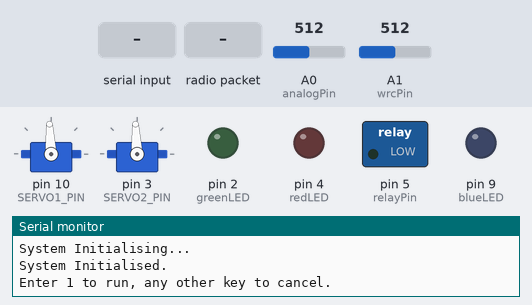
Simulated run of this sketch. Board: Arduino Uno, built with avr-gcc and run on an emulated ATmega328P. Parts: 2 × servo, switched loads named in the sketch (green lamp = pin HIGH), output pins drawn as LEDs (lit = HIGH), the last lines printed to the serial monitor. The test bench sets the inputs (shaded band); at power-on: A0 (analogPin) = 512, A1 (wrcPin) = 512. No radio packets arrive unless stated.

Above: at 3.4 s.
3.5 s: "1\n" received over Serial
At 4.5 s:
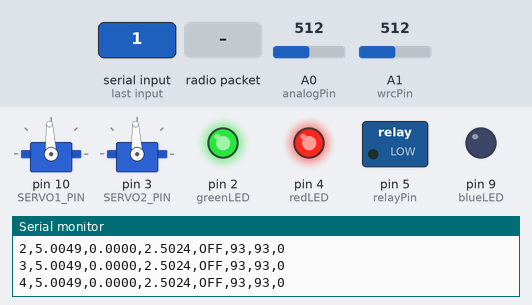
5.2 s: A0 (analogPin) set to 481
At 5.9 s:
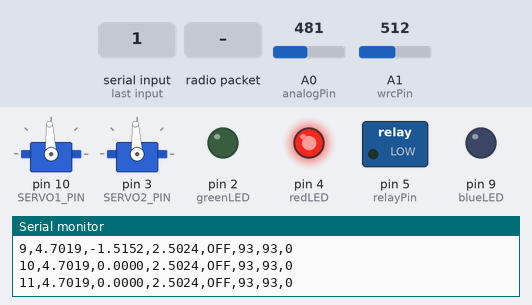
6.8 s: radio packet "0" arrives
At 7.8 s:
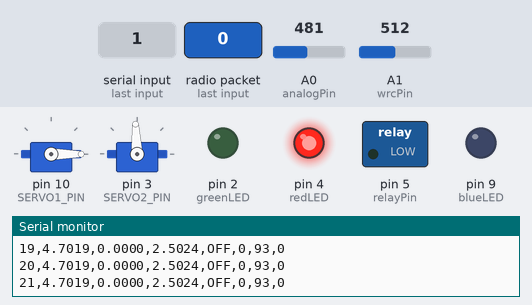
8.3 s: radio packet "200" arrives
At 9.0 s:
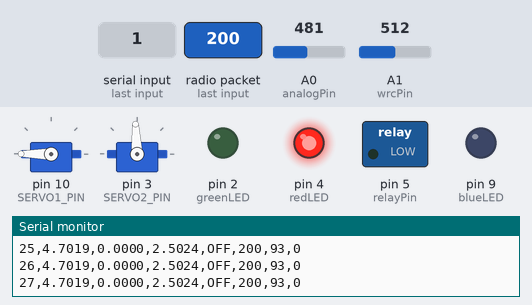
9.8 s: A0 (analogPin) set to 511
At 10.6 s:
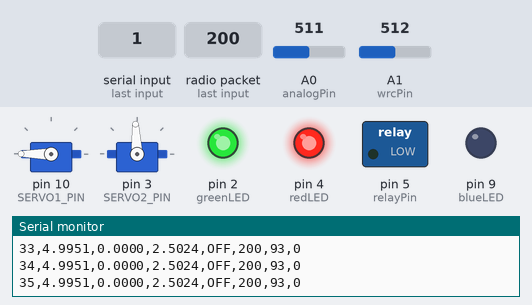
11.6 s: radio packet "1" arrives
At 12.7 s:
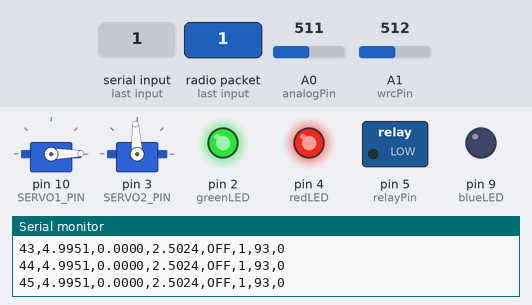
Timing chart, 0 to 14.1 s (numbered marks = the images above; inputs shaded):
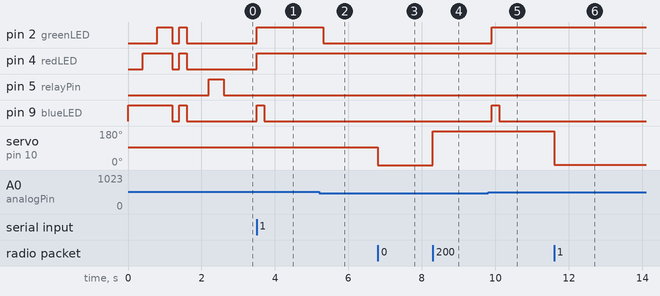

Measured:
- the behaviour switches between 492 and 491 on A0 (analogPin) (found by bisection; images 1 and 2)
- after the input at 3.5 s, pin 2 (greenLED), pin 4 (redLED): LOW → HIGH at once; pin 9 (blueLED): LOW → HIGH at once, → LOW 0.20 s later
- after the input at 5.2 s, pin 2 (greenLED): HIGH → LOW after 0.11 s
- after the input at 6.8 s, servo on pin 10 (SERVO1_PIN): 93° → 0° at once
- after the input at 8.3 s, servo on pin 10 (SERVO1_PIN): 0° → 180° at once
- after the input at 9.8 s, pin 2 (greenLED): LOW → HIGH after 0.11 s; pin 9 (blueLED): LOW → HIGH after 0.11 s, → LOW 0.20 s later
- after the input at 11.6 s, servo on pin 10 (SERVO1_PIN): 180° → 1° at once

The sketch:

SCCC_radio.ino
```cpp
#include <SPI.h>
#include <nRF24L01.h>
#include <RF24.h>
#include <Servo.h>

// ── Pin definitions ───────────────────────────────────────
const int analogPin = A0;   // supercap voltage sense
const int wrcPin    = A1;   // coil voltage sense
const int greenLED  = 2;
const int blueLED   = 9;
const int redLED    = 4;
const int relayPin  = 5;
#define SERVO1_PIN  10
#define SERVO2_PIN  3

// ── Tuning ────────────────────────────────────────────────
#define CHANGE_MIN      1     // suppress ±1 servo flicker
#define TRANSMIT_MS   200     // sensor report interval (ms)

// ── Objects ───────────────────────────────────────────────
RF24 radio(8, 7);
const byte addresses[][6] = {"00001", "00002"};
Servo leftServo, rightServo;

// ── State ─────────────────────────────────────────────────
int servo1 = 93, servo2 = 93, toggleState = 0;
int lastServo1 = 93, lastServo2 = 93;
int responseCode = 0;
float previous_vcap = 0.0;
int cycles = 0;
unsigned long lastTransmitTime = 0;

// ── Servo helpers ─────────────────────────────────────────
void applyServos() {
  leftServo.write(servo1);
  rightServo.write(servo2);
}

void parseMessage(char* buf) {
  char* token = strtok(buf, ",");
  if (token != NULL) { servo1     = atoi(token); token = strtok(NULL, ","); }
  if (token != NULL) { servo2     = atoi(token); token = strtok(NULL, ","); }
  if (token != NULL) { toggleState = atoi(token); }
}

// ── LED boot sequence ─────────────────────────────────────
void ledBoot() {
  int pins[] = {blueLED, redLED, greenLED};
  for (int i = 0; i < 3; i++) { digitalWrite(pins[i], HIGH); delay(400); }
  for (int f = 0; f < 3; f++) {
    for (int i = 0; i < 3; i++) digitalWrite(pins[i], f % 2 == 0 ? LOW : HIGH);
    delay(200);
  }
  for (int i = 0; i < 3; i++) digitalWrite(pins[i], LOW);
}

// ─────────────────────────────────────────────────────────
void setup() {
  Serial.begin(9600);
  Serial.println("System Initialising...");

  leftServo.attach(SERVO1_PIN);
  rightServo.attach(SERVO2_PIN);
  leftServo.write(93);   // match controller centre value
  rightServo.write(93);

  pinMode(greenLED, OUTPUT);
  pinMode(blueLED,  OUTPUT);
  pinMode(redLED,   OUTPUT);
  ledBoot();

  pinMode(relayPin, OUTPUT);
  digitalWrite(relayPin, LOW);
  delay(400); digitalWrite(relayPin, HIGH);
  delay(400); digitalWrite(relayPin, LOW);

  radio.begin();
  radio.setChannel(100);        // add this
  radio.setPayloadSize(20);
  radio.setPALevel(RF24_PA_LOW);
  radio.openReadingPipe(1, addresses[0]);
  radio.openWritingPipe(addresses[1]);
  radio.startListening();

  Serial.println("System Initialised.");
  Serial.println("Enter 1 to run, any other key to cancel.");
  while (Serial.available() == 0) {}
  if (Serial.parseInt() != 1) {
    Serial.println("Cancelled. Reset to retry.");
    while (true) {}   // halt
  }

  Serial.println("Ready.\n");
  Serial.println("Cycles,Voltage_V,Rate_V/s,Coil_V,Relay,Servo1,Servo2,Toggle");
}

// ─────────────────────────────────────────────────────────
void loop() {
  unsigned long now = millis();

  // ── Receive & apply servos ─────────────────────────────
  if (radio.available()) {
    char buf[20] = {0};
    radio.read(buf, sizeof(buf));
    parseMessage(buf);

    // Suppress ±1 noise flicker
    if (abs(servo1 - lastServo1) <= CHANGE_MIN) servo1 = lastServo1;
    if (abs(servo2 - lastServo2) <= CHANGE_MIN) servo2 = lastServo2;

    // Only write to servo if value actually changed
    if (servo1 != lastServo1 || servo2 != lastServo2) {
      applyServos();
      lastServo1 = servo1;
      lastServo2 = servo2;
    }
  }

  // ── Sensor report + feedback transmit ─────────────────
  if (now - lastTransmitTime >= TRANSMIT_MS) {
    lastTransmitTime = now;

    // Supercap voltage
    int raw    = analogRead(analogPin);
    float v_cap = (raw * 5.0 / 1023.0) * 2.0;
    float rate  = (v_cap - previous_vcap) / (TRANSMIT_MS / 1000.0);
    previous_vcap = v_cap;

    // Coil voltage
    float v_coil = (analogRead(wrcPin) * 5.0) / 1023.0;

    // LEDs
    digitalWrite(blueLED,  rate > 0   ? HIGH : LOW);
    digitalWrite(redLED,   v_cap > 2.0 ? HIGH : LOW);
    digitalWrite(greenLED, v_cap > 4.8 ? HIGH : LOW);

    // Relay
    digitalWrite(relayPin, toggleState == 1 ? HIGH : LOW);

    // Display value: cap voltage in charge mode, coil voltage otherwise
    responseCode = (toggleState == 1)
                 ? (int)(v_cap  * 1000)
                 : (int)(v_coil * 1000);

    Serial.print(cycles);        Serial.print(",");
    Serial.print(v_cap,  4);     Serial.print(",");
    Serial.print(rate,   4);     Serial.print(",");
    Serial.print(v_coil, 4);     Serial.print(",");
    Serial.print(toggleState == 1 ? "ON" : "OFF"); Serial.print(",");
    Serial.print(servo1);        Serial.print(",");
    Serial.print(servo2);        Serial.print(",");
    Serial.println(toggleState);

    radio.stopListening();
    radio.write(&responseCode, sizeof(responseCode));
    radio.startListening();

    cycles++;
  }
}
```
